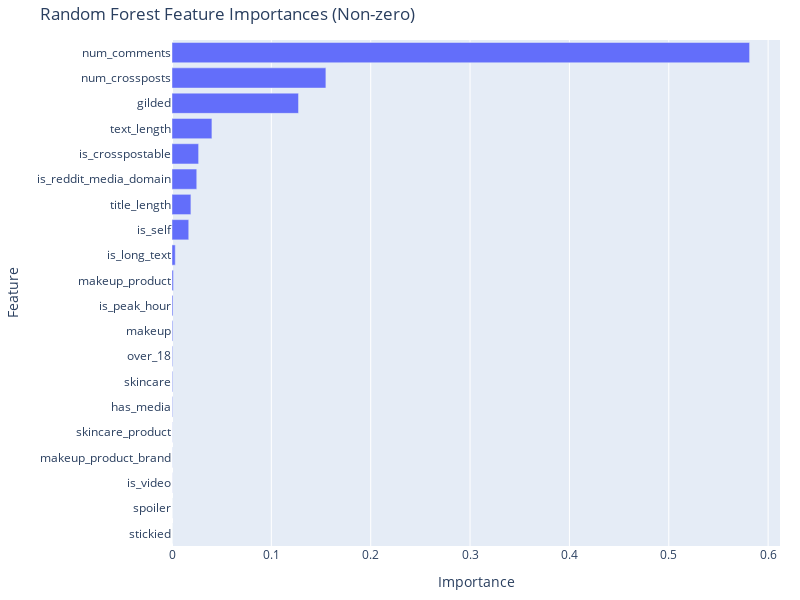

Write notebook code for a chart like this one.
### Markdown cell above
Based on the provided metrics:
- The Random Forest model has the highest R-squared value (0.517), indicating that a higher proportion of the variance in the target variable is explained by the Random Forest model.

- The GBT model has the lowest MAE (73.445) and the Random Forest model has a slightly higher MAE (83.724), suggesting that, on average, the predictions from both models are closer to the actual values.

The Random Forest model demonstrates a greater proportion of variance in the target variable. Examining the feature importance of the model enables us to delve into its distribution, offering insights into what factors are crucial for achieving a high score when posting. For instance, becoming a top creator may actively engage with other submissions, and strive to attract a higher number of comments. Also for a comparable low MAE, the Random Forest model, by considering notable factors such as the number of comments and the word count of the submission, we can enhance our ability to predict the submission score with greater precision, bringing our predictions closer to the actual figures.

### Code cell
# Get feature importances
feature_importances = model_rf.stages[-1].featureImportances

# Extract feature names
feature_names = assembler.getInputCols()

# Convert SparseVector to dense format
importance_values = feature_importances.toArray()

# Create a DataFrame for visualization
importance_df = pd.DataFrame({'Feature': feature_names, 'Importance': round(importance_values,3)})

# Filter out features with zero importance
importance_df_filtered = importance_df[importance_df['Importance'] > 0]

# Sort the DataFrame by importance in descending order
importance_df_filtered = importance_df_filtered.sort_values(by='Importance', ascending=True)

# Create an interactive bar chart using Plotly
fig = px.bar(importance_df_filtered, x='Importance', y='Feature', orientation='h', title='Random Forest Feature Importances (Non-zero)')
fig.update_layout(height=600, width=800, margin=dict(l=20, r=20, t=40, b=40))
fig.write_html("../../data/plots/score_pred_rf_feature_importance_nonzero.html")

fig.show()

### Figure 1 — Plotly figure (JSON) as saved in the notebook; plotly's stock layout.template omitted (floating-point values rounded to 4 significant figures)
{"data": [{"alignmentgroup": "True", "hovertemplate": "Importance=%{x}<br>Feature=%{y}<extra></extra>", "legendgroup": "", "marker": {"color": "#636efa", "pattern": {"shape": ""}}, "name": "", "offsetgroup": "", "orientation": "h", "showlegend": false, "textposition": "auto", "type": "bar", "x": [3.995e-06, 2.58e-05, 7.712e-05, 0.0001166, 0.0001347, 0.0005436, 0.0006296, 0.0006311, 0.0007876, 0.0009917, 0.001413, 0.003282, 0.01685, 0.01902, 0.02492, 0.02679, 0.04018, 0.1273, 0.1549, 0.5814], "xaxis": "x", "y": ["stickied", "spoiler", "is_video", "makeup_product_brand", "skincare_product", "has_media", "skincare", "over_18", "makeup", "is_peak_hour", "makeup_product", "is_long_text", "is_self", "title_length", "is_reddit_media_domain", "is_crosspostable", "text_length", "gilded", "num_crossposts", "num_comments"], "yaxis": "y"}], "layout": {"barmode": "relative", "height": 600, "legend": {"tracegroupgap": 0}, "margin": {"b": 40, "l": 20, "r": 20, "t": 40}, "title": {"text": "Random Forest Feature Importances (Non-zero)"}, "width": 800, "xaxis": {"anchor": "y", "autorange": true, "domain": [0, 1], "range": [0, 0.612], "title": {"text": "Importance"}, "type": "linear"}, "yaxis": {"anchor": "x", "autorange": true, "domain": [0, 1], "range": [-0.5, 19.5], "title": {"text": "Feature"}, "type": "category"}}}
